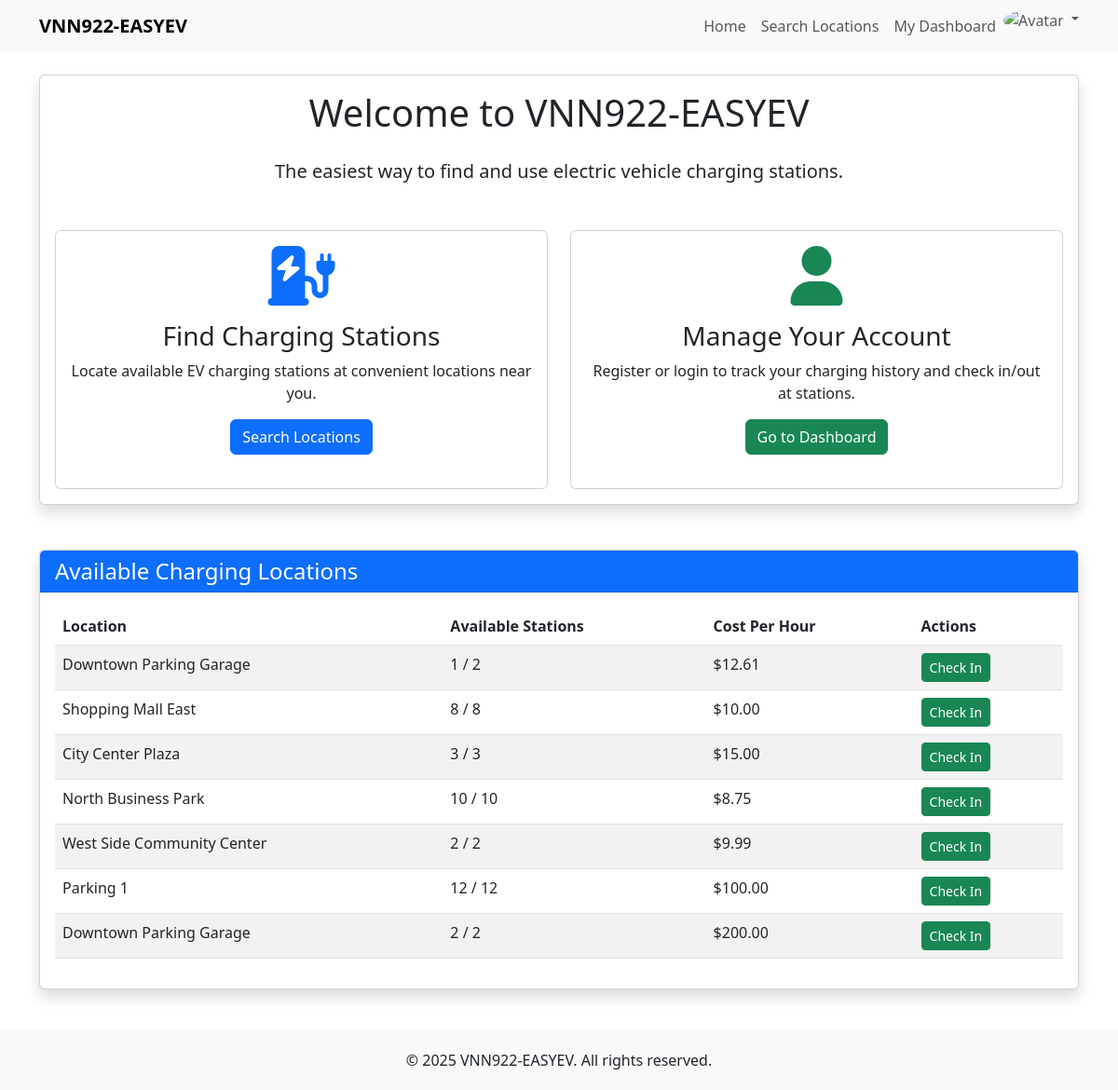
The page /user/index.php (signed in) on the database its author committed.
### tables this page shows
CREATE TABLE IF NOT EXISTS charging_locations (
    location_id INT AUTO_INCREMENT PRIMARY KEY,
    description VARCHAR(255) NOT NULL,
    num_stations INT NOT NULL,
    cost_per_hour DECIMAL(10, 2) NOT NULL,
    created_at TIMESTAMP DEFAULT CURRENT_TIMESTAMP,
    updated_at TIMESTAMP DEFAULT CURRENT_TIMESTAMP ON UPDATE CURRENT_TIMESTAMP
);

### classes/Database.php (called while the page is built, shortened)
<?php
class Database {
    private $host = DB_HOST;
    private $user = DB_USER;
    private $pass = DB_PASS;
    private $dbname = DB_NAME;
    private $conn;
    private $stmt;
    public function __construct() {
        $this->conn = new mysqli($this->host, $this->user, $this->pass, $this->dbname);
    }
    public function query($query) {
        $this->stmt = $this->conn->prepare($query);
    }
    public function execute() {
        return $this->stmt->execute();
    }
    public function resultSet() {
        $this->execute();
        $result = $this->stmt->get_result();
        return $result->fetch_all(MYSQLI_ASSOC);
    }
}

### classes/Location.php (called while the page is built, shortened)
<?php
class Location {
    private $db;
    public function __construct() {
        $this->db = new Database();
    }
    public function getAvailableLocations() {
        $this->db->query('SELECT cl.*,
                         (SELECT COUNT(*) FROM charging_sessions cs
                          WHERE cs.location_id = cl.location_id AND cs.status = "active") AS active_sessions,
                         (cl.num_stations - (SELECT COUNT(*) FROM charging_sessions cs
                                             WHERE cs.location_id = cl.location_id AND cs.status = "active")) AS available_stations
                          FROM charging_locations cl
                          HAVING available_stations > 0
                          ORDER BY cl.location_id');
        return $this->db->resultSet();
    }
}

### user/index.php (the view, shortened to what this page needs)
<?php
require_once root . '/includes/header.php';
$location = new Location();
$availableLocations = $location->getAvailableLocations();
?>
<div class="row">
    <div class="col-lg-12">
        <div class="card shadow mb-4">
            <div class="card-body">
                <h1 class="card-title text-center mb-4">Welcome to <?php echo SITE_NAME; ?></h1>
                <p class="lead text-center">The easiest way to find and use electric vehicle charging stations.</p>
                <div class="row mt-5">
                    <div class="col-md-6">
                        <div class="card h-100">
                            <div class="card-body text-center">
                                <i class="fas fa-charging-station fa-4x mb-3 text-primary"></i>
                                <h3>Find Charging Stations</h3>
                                <p>Locate available EV charging stations at convenient locations near you.</p>
                                <a href="/user/search-locations.php" class="btn btn-primary">Search Locations</a>
                            </div>
                        </div>
                    </div>
                    <div class="col-md-6">
                        <div class="card h-100">
                            <div class="card-body text-center">
                                <i class="fas fa-user fa-4x mb-3 text-success"></i>
                                <h3>Manage Your Account</h3>
                                <p>Register or login to track your charging history and check in/out at stations.</p>
                                <?php if(isLoggedIn()) : ?>
                                    <a href="<?php echo isAdmin() ? '/admin/locations.php' : '/user/my-dashboard.php'; ?>" class="btn btn-success">Go to Dashboard</a>
                                <?php else : ?>
                                    <a href="../login.php" class="btn btn-success">Login / Registe</a>
                                <?php endif; ?>
                            </div>
                        </div>
                    </div>
                </div>
            </div>
        </div>
    </div>
</div>
<?php if(count($availableLocations) > 0) : ?>
<div class="row mt-4">
    <div class="col-lg-12">
        <div class="card shadow">
            <div class="card-header bg-primary text-white">
                <h4 class="m-0">Available Charging Locations</h4>
            </div>
            <div class="card-body">
                <div class="table-responsive">
                    <table class="table table-striped">
                        <thead>
                            <tr>
                                <th>Location</th>
                                <th>Available Stations</th>
                                <th>Cost Per Hour</th>
                                <th>Actions</th>
                            </tr>
                        </thead>
                        <tbody>
                            <?php foreach($availableLocations as $loc) : ?>
                                <tr>
                                    <td><?php echo $loc['description']; ?></td>
                                    <td><?php echo $loc['available_stations']; ?> / <?php echo $loc['num_stations']; ?></td>
                                    <td>$<?php echo number_format($loc['cost_per_hour'], 2); ?></td>
                                    <td>
                                        <?php if(isLoggedIn() && !isAdmin()) : ?>
                                            <a href="/user/check-in.php?location_id=<?php echo $loc['location_id']; ?>" class="btn btn-sm btn-success">Check In</a>
                                        <?php elseif(!isLoggedIn()) : ?>
                                            <a href="/../login.php" class="btn btn-sm btn-secondary">Login to Check In</a>                                        <?php endif; ?>
                                    </td>
                                </tr>
                            <?php endforeach; ?>
                        </tbody>
                    </table>
                </div>
            </div>
        </div>
    </div>
</div>
<?php endif; ?>
<?php require_once root .'/includes/footer.php'; ?>

### includes/header.php (style rules this page uses)
body { padding-top: 56px; min-height: 100vh; display: flex; flex-direction: column; }
.card { margin-bottom: 20px; }

### rows shown on the page
charging_locations: description "Downtown Parking Garage", available_stations "1", num_stations "2", cost_per_hour "12.61"
charging_locations: description "Shopping Mall East", available_stations "8", num_stations "8", cost_per_hour "10.00"
charging_locations: description "City Center Plaza", available_stations "3", num_stations "3", cost_per_hour "15.00"
charging_locations: description "North Business Park", available_stations "10", num_stations "10", cost_per_hour "8.75"
charging_locations: description "West Side Community Center", available_stations "2", num_stations "2", cost_per_hour "9.99"
charging_locations: description "Parking 1", available_stations "12", num_stations "12", cost_per_hour "100.00"
charging_locations: description "Downtown Parking Garage", available_stations "2", num_stations "2", cost_per_hour "200.00"

### other values the page prints
SITE_NAME "VNN922-EASYEV"
